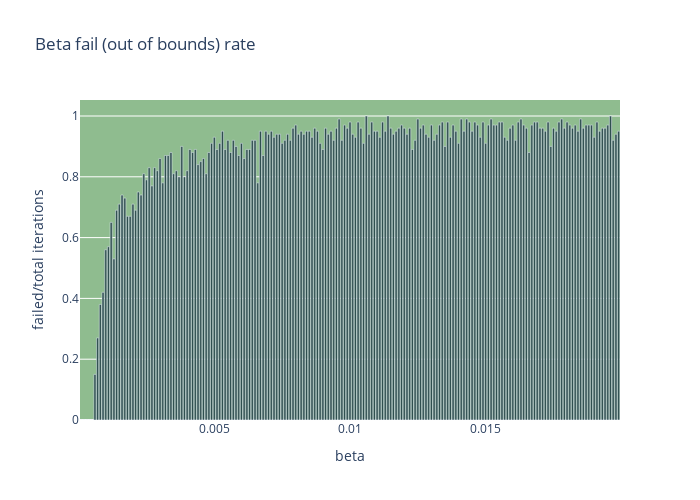

The cell this chart's notebook holds for it:
### Markdown cell above
Na tym wykresie nie widać jednak ile iteracji dla każdej wartości __beta__ nie osiągneło minimum. Wobec tego następny wykres przedstawia stosunek ilości nieudanych iteracji do wykonanych.

### Code cell
fail_rate = df.isna().sum()/num_iters

layout = go.Layout(width=700, height=500,
                title_text='Beta fail (out of bounds) rate',
                plot_bgcolor='DarkSeaGreen',
                xaxis_title='beta',
                yaxis_title='failed/total iterations')
fig = go.Figure(data=[go.Bar(x=df.columns, y=fail_rate, marker_color='DarkSlateGrey')], layout=layout)
fig.show()

### Figure 1 — Plotly figure (JSON) as saved in the notebook; plotly's stock layout.template omitted (floating-point values rounded to 4 significant figures; data arrays with more than 128 entries replaced by an {"elided": "..."} marker saying what was removed)
{"data": [{"marker": {"color": "DarkSlateGrey"}, "type": "bar", "x": {"elided": "199 float values"}, "y": {"elided": "199 float values"}}], "layout": {"height": 500, "plot_bgcolor": "DarkSeaGreen", "title": {"text": "Beta fail (out of bounds) rate"}, "width": 700, "xaxis": {"title": {"text": "beta"}}, "yaxis": {"title": {"text": "failed/total iterations"}}}}
